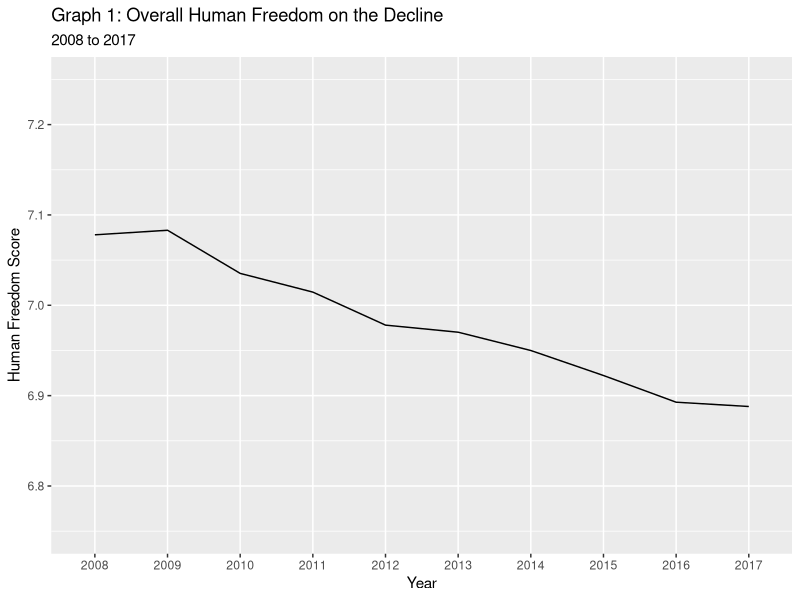
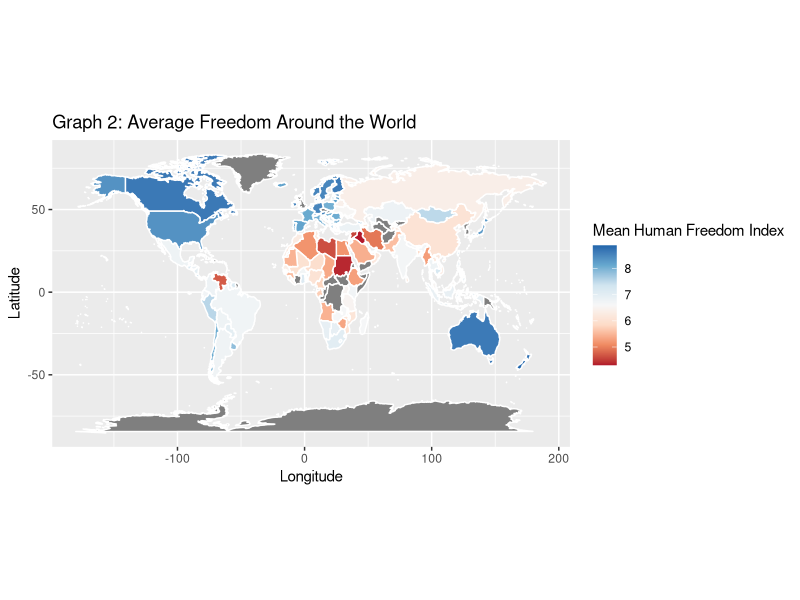
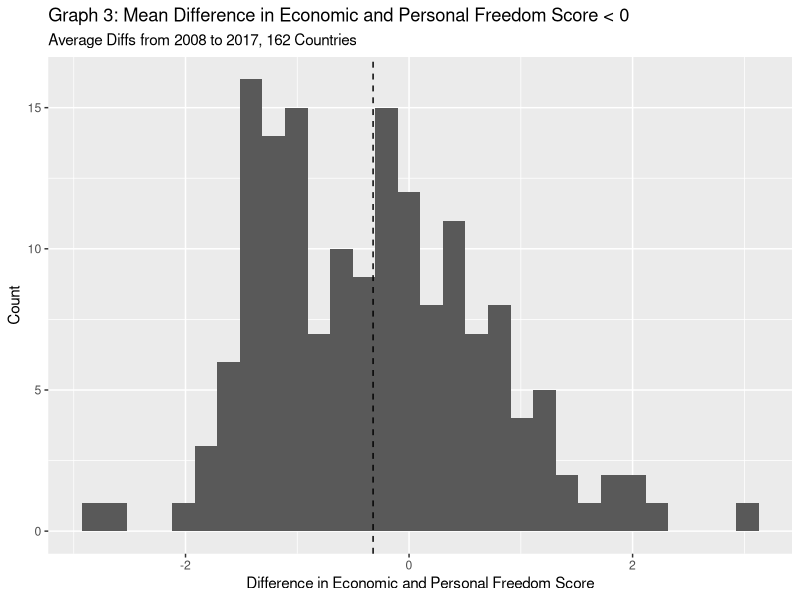
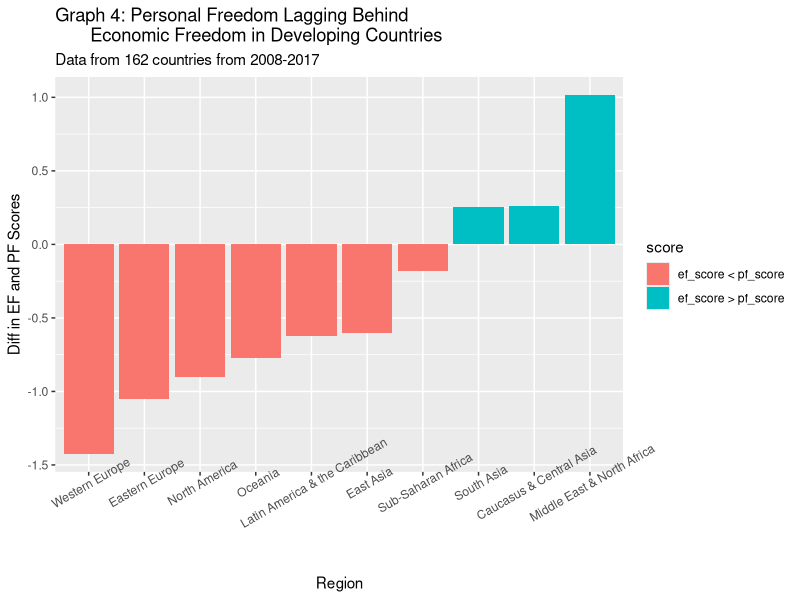
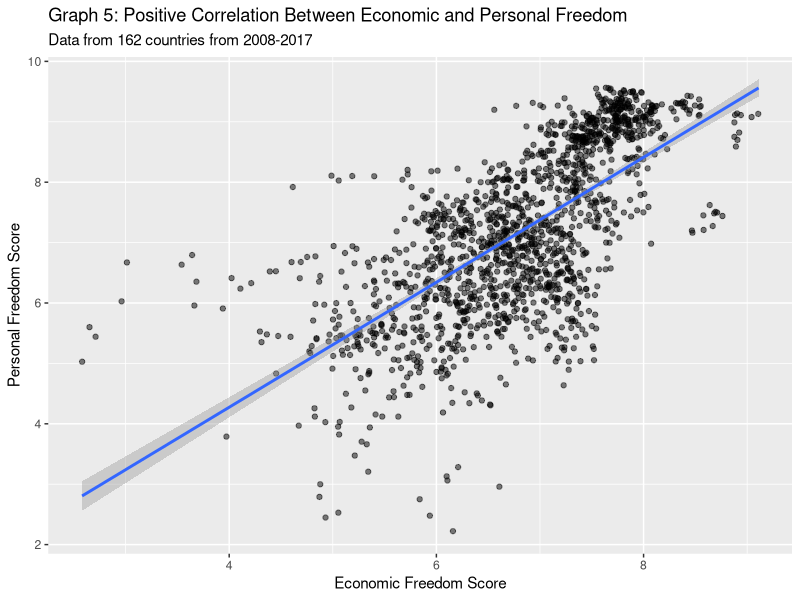
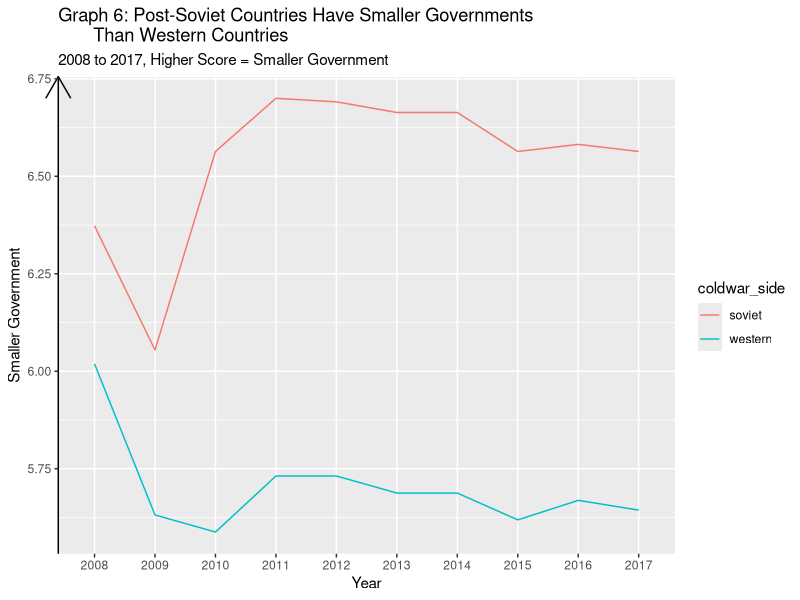
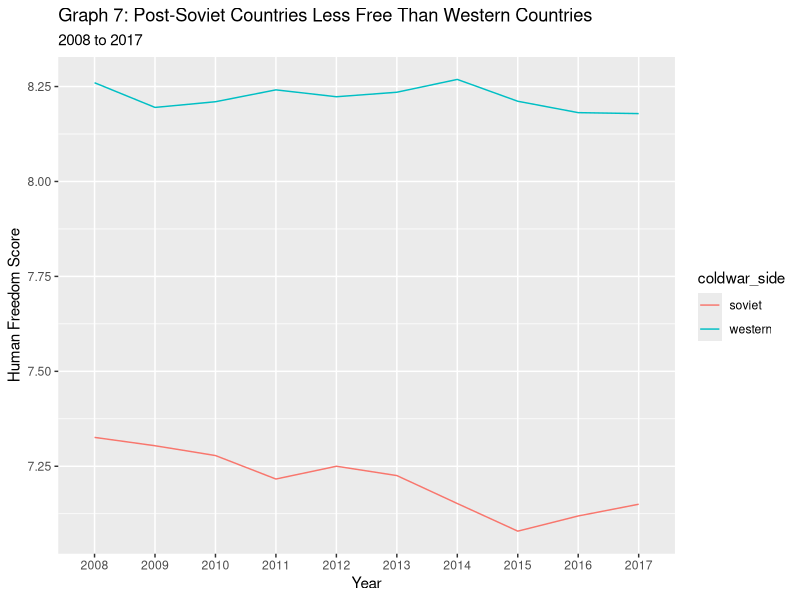

R code for these plots, in order: (Note: this script raises an error after producing the figures.)
## ---- chunk 1
knitr::opts_chunk$set(warning = FALSE, message = FALSE, echo = FALSE)
## ---- chunk 2
library(tidyverse)
library(ggplot2)
library(dplyr)
require(maps)
require(viridis)
theme_set(
  theme_gray()
  )
hfi <- read_csv("data/hfi_cc_2019.csv") 
## ---- chunk 3
glimpse(hfi)
## ---- chunk 4
hfscore_by_year <- hfi %>% 
  filter(hf_score != "-") %>% 
  group_by(year) %>% 
  summarize(mean_hf = mean(as.numeric(hf_score)))

ggplot(data = hfscore_by_year, 
       aes(x = as.factor(year), y = mean_hf, group = 1)) +
  geom_line(stat = "identity") +
  ylim(6.75, 7.25) + 
  labs(x = "Year", y = "Human Freedom Score", 
       title = "Graph 1: Overall Human Freedom on the Decline",
       subtitle = "2008 to 2017")
## ---- chunk 5
summarized_hfi <- hfi %>% 
  filter(hf_score != "-") %>% 
  group_by(countries) %>% 
  mutate(mean_hf = mean(as.numeric(hf_score))) %>% 
  slice(1) %>% 
  mutate(countries = ifelse(countries == "United States", "USA", countries)) %>% 
  summarize(countries, mean_hf)

world_map <- map_data("world")
freedom_map <- left_join(world_map, summarized_hfi, by = c("region" = "countries"))

# Create the map
ggplot(freedom_map, mapping = aes(long, lat, group = group)) +
  coord_fixed(1.3) +
  geom_polygon(aes(fill = as.numeric(mean_hf)), color = "white") +
  scale_fill_distiller(palette ="RdBu", direction = 1) +
  labs(title = "Graph 2: Average Freedom Around the World", x = "Longitude", 
       y = "Latitude", fill = "Mean Human Freedom Index")
## ---- chunk 6
no_na_hfi <- hfi %>% 
  filter(pf_score != "-" & ef_score != "-")

clean_hfi <- no_na_hfi %>% 
  group_by(countries) %>% 
  mutate(mean_pf = mean(as.numeric(pf_score)),
         mean_ef = mean(as.numeric(ef_score))) %>% 
  mutate(diff_ef_pf = mean_ef - mean_pf) %>% 
  slice(1) %>% 
  summarize(countries, mean_ef, mean_pf, diff_ef_pf)

mean_diff <- clean_hfi %>% 
  summarize(mean_diff = mean(diff_ef_pf))

ggplot(data = clean_hfi, aes(x = diff_ef_pf)) +
  geom_histogram(bins = 30) +
  geom_vline(linetype = "dashed", xintercept = c(mean_diff$mean_diff)) +
  labs(x = "Difference in Economic and Personal Freedom Score", 
       y = "Count", 
       title = "Graph 3: Mean Difference in Economic and Personal Freedom Score < 0",
       subtitle = "Average Diffs from 2008 to 2017, 162 Countries")
## ---- chunk 7
set.seed(10)
n_sims <- 500
boot_dist = numeric(n_sims) 
for(i in 1:n_sims){ 
  indices <- sample(1:nrow(clean_hfi), replace = T)
  boot_mean <- clean_hfi %>% 
    slice(indices) %>%                    
    summarize(boot_mean = mean(diff_ef_pf)) %>% 
    pull()                                
  boot_dist[i] <- boot_mean 
}

boot_means = tibble(boot_dist)
mu_0 <- 0
offset <- boot_means %>% 
  summarize(mu_0 - mean(boot_dist)) %>%
  pull()
boot_means <- boot_means %>%
  mutate(shifted_means = boot_dist + offset)
## ---- chunk 8
obs_mean <- clean_hfi %>% 
  summarize(mean(diff_ef_pf)) %>% 
  pull()
obs_mean
## ---- chunk 9
obs_diff <- mu_0 - obs_mean
boot_means %>% 
  mutate(extreme = ifelse(shifted_means <= mu_0 - obs_diff |
                          shifted_means >= mu_0 + obs_diff, 1, 0)) %>% 
  summarize(p_val = mean(extreme))
## ---- chunk 10
region_hfi <- no_na_hfi %>% 
  group_by(region) %>% 
  mutate(mean_pf = mean(as.numeric(pf_score)),
         mean_ef = mean(as.numeric(ef_score))) %>% 
  mutate(diff_ef_pf = mean_ef - mean_pf,
         score = ifelse(diff_ef_pf > 0, 
                        "ef_score > pf_score", "ef_score < pf_score")) %>% 
  slice(1) %>% 
  summarize(region, mean_ef, mean_pf, diff_ef_pf, score)

ggplot(data = region_hfi, aes(x = reorder(region, diff_ef_pf), 
                              y = diff_ef_pf, fill = score)) +
  geom_col() + 
  theme(axis.text.x = element_text(angle = 30)) +
  labs(x = "Region", y = "Diff in EF and PF Scores", 
       title = "Graph 4: Personal Freedom Lagging Behind 
       Economic Freedom in Developing Countries",
       subtitle = "Data from 162 countries from 2008-2017")
## ---- chunk 11
corr_efpf <- no_na_hfi %>% 
  summarize(cor_ef_pf = cor(as.numeric(ef_score), as.numeric(pf_score)))
corr_efpf
## ---- chunk 12
ggplot(data = no_na_hfi, aes(x = as.numeric(ef_score), 
                             y = as.numeric(pf_score))) +
  geom_point(alpha = 0.5, position = "jitter") + 
  geom_smooth(method="lm") +
  labs(x = "Economic Freedom Score", y = "Personal Freedom Score", 
       title = "Graph 5: Positive Correlation Between Economic and Personal Freedom",
       subtitle = "Data from 162 countries from 2008-2017")
## ---- chunk 13
hfi_coldwar <- hfi %>% 
  mutate(post_soviet = ifelse(countries == "Russia" | 
                                countries == "Ukraine" | 
                                countries == "Moldova" | 
                                countries == "Uzbekistan" | 
                                countries == "Kazakhstan" | 
                                countries == "Kyrgyzstan" | 
                                countries == "Tajikistan" | 
                                countries == "Turkmenistan" | 
                                countries == "Georgia" | 
                                countries == "Azerbaijan" | 
                                countries == "Armenia" | 
                                countries == "Lithuania" | 
                                countries == "Latvia" | 
                                countries == "Estonia", "yes", "no")) %>% 
  mutate(nato = ifelse(countries == "Belgium" | 
                         countries == "Canada" | 
                         countries == "Denmark" | 
                         countries == "France" | 
                         countries == "Germany" | 
                         countries == "Greece" | 
                         countries == "Iceland" | 
                         countries == "Italy" | 
                         countries == "Luxembourg" | 
                         countries == "Netherlands" | 
                         countries == "Norway" | 
                         countries == "Portugal" | 
                         countries == "Spain" | 
                         countries == "Turkey" | 
                         countries == "United Kingdom" | 
                         countries == "United States", "yes", "no")) %>% 
  filter(post_soviet == "yes" | nato == "yes") %>% 
  mutate(coldwar_side = ifelse(post_soviet == "yes", "soviet", "western"))
  

ef_govt_coldwar <- hfi_coldwar %>% 
  filter(ef_government != "-") %>% 
  select(countries, coldwar_side, year, ef_government) %>% 
  group_by(year, coldwar_side) %>% 
  mutate(mean_ef_government = mean(as.numeric(ef_government)))

ggplot(data = ef_govt_coldwar, 
       aes(x = as.factor(year), y = mean_ef_government, group = coldwar_side, 
           color = coldwar_side)) +
  geom_line(stat = "identity") +
  labs(x = "Year", y = "Smaller Government", 
       title = "Graph 6: Post-Soviet Countries Have Smaller Governments 
       Than Western Countries",
       subtitle = "2008 to 2017, Higher Score = Smaller Government") +
  theme(axis.line.y = element_line(arrow = arrow()))

hf_coldwar <- hfi_coldwar %>% 
  filter(hf_score != "-") %>% 
  select(countries, coldwar_side, year, hf_score) %>% 
  group_by(year, coldwar_side) %>% 
  mutate(mean_hf = mean(as.numeric(hf_score)))

ggplot(data = hf_coldwar, 
       aes(x = as.factor(year), y = mean_hf, group = coldwar_side, 
           color = coldwar_side)) +
  geom_line(stat = "identity") +
  labs(x = "Year", y = "Human Freedom Score", 
       title = 
         "Graph 7: Post-Soviet Countries Less Free Than Western Countries",
       subtitle = "2008 to 2017")
## ---- chunk 14
coldwar_govtsize_reg <- hfi_coldwar %>% 
  filter(hf_score != "-")

m_hf_reg <- lm(as.numeric(hf_score) ~ as.numeric(ef_government) + coldwar_side + coldwar_side * as.numeric(ef_government), 
               data = coldwar_govtsize_reg)

tidy(m_hf_reg) %>% 
  arrange(estimate) 

glance(m_hf_reg)$r.squared
## ---- chunk 15
p_coldwar_govtsize_reg <- hfi_coldwar %>% 
  filter(pf_score != "-")

m_pf_reg <- lm(as.numeric(pf_score) ~ as.numeric(ef_government) + coldwar_side + coldwar_side * as.numeric(ef_government), 
               data = p_coldwar_govtsize_reg)

tidy(m_pf_reg) %>% 
  arrange(estimate) 

glance(m_pf_reg)$r.squared
## ---- chunk 16
hfi <- hfi%>%
  mutate(pf_movement_nowomen = (as.numeric(pf_movement_domestic) 
                                + as.numeric(pf_movement_foreign))/2)
hfi <- hfi%>%
  mutate(pf_ss_nowomen = (as.numeric(pf_ss_homicide) 
                          + as.numeric(pf_ss_disappearances))/2)
hfi <- hfi%>%
  mutate(pf_identity_nowomen = (as.numeric(pf_identity_legal) 
                          + as.numeric(pf_identity_sex_male))/2)

hfi <- hfi%>%
  mutate(pf_rol = as.numeric(pf_rol))%>%
  mutate(pf_religion = as.numeric(pf_religion))%>%
  mutate(pf_association = as.numeric (pf_association))%>%
  mutate(pf_expression = as.numeric(pf_expression))%>%
  mutate(ef_score = as.numeric(ef_score))%>%
  mutate(hfi_women_unweighted = (ef_score * 0.5) 
         + (pf_rol * 0.125)
         + (pf_ss_nowomen * 0.125)
         + (pf_movement_nowomen * 0.05)
         + (pf_identity_nowomen * 0.05)
         + (pf_expression * 0.05)
         + (pf_association * 0.05)
         + (pf_religion * 0.05))
hfi <- hfi%>%
  mutate(pf_score_nowomen = (pf_rol * 0.25)
         + (pf_ss_nowomen * 0.25)
         + (pf_movement_nowomen * 0.1)
         + (pf_identity_nowomen * 0.1)
         + (pf_expression * 0.1)
         + (pf_association * 0.1)
         + (pf_religion * 0.1))

ws_only <- hfi%>%
  select(pf_ss_women, pf_ss_women_fgm, pf_ss_women_inheritance, 
         pf_ss_women_inheritance_daughters, pf_ss_women_inheritance_widows,
         pf_movement_women, pf_identity_sex_female, pf_identity_divorce, 
         hfi_women_unweighted, ef_score, pf_score_nowomen, pf_religion, region)
ws_only <- ws_only%>%
  mutate(pf_ss_women = as.numeric(pf_ss_women))%>%
  mutate(pf_movement_women = as.numeric(pf_movement_women))%>%
  mutate(pf_identity_divorce = as.numeric(pf_identity_divorce))%>%
  mutate(pf_identity_sex_female = as.numeric(pf_identity_sex_female))%>%

  mutate(ws_score = (((pf_identity_divorce + pf_identity_sex_female)/2) + 
                       pf_ss_women + pf_movement_women)/3)
## ---- chunk 17
ws_no_na <- ws_only%>%
    filter(!is.na(hfi_women_unweighted) & !is.na(ws_score)) 

ggplot(data = ws_no_na, aes(x = ws_score, 
                             y = hfi_women_unweighted)) +
  geom_point(alpha = 0.5, position = "jitter") + 
  geom_smooth(method="lm") +
  labs(x = "Women-Specific Freedoms Score", y = "Overall Freedom Score", 
       title = "Graph 8: Positive Correlation Between Women-Specific and 
       Overall Freedom",
       subtitle = "Data from 162 countries from 2008-2017")
## ---- chunk 18
corr_ws_hf <- ws_no_na%>%
  summarize(cor_ws_hfi = cor(ws_score, hfi_women_unweighted))
corr_ws_hf
## ---- chunk 19
ws_no_na <- ws_no_na%>%
  filter(!is.na(ef_score) & !is.na(pf_score_nowomen))
ggplot(data = ws_no_na, aes(x = ws_score, 
                             y = ef_score)) +
  geom_point(alpha = 0.5, position = "jitter") + 
  geom_smooth(method="lm") +
  labs(x = "Women-Specific Freedoms Score", y = "Economic Freedom Score", 
       title = "Graph 9a: Positive Correlation Between Women-Specific and 
       Economic Freedom",
       subtitle = "Correlation less strong than overall HFI")

corr_ws_ef <- ws_no_na%>%
  summarize(cor_ws_hfi = cor(ws_score, ef_score))
corr_ws_ef
## ---- chunk 20
ggplot(data = ws_no_na, aes(x = ws_score, 
                             y = pf_score_nowomen)) +
  geom_point(alpha = 0.5, position = "jitter") + 
  geom_smooth(method="lm") +
  labs(x = "Women-Specific Freedoms Score", y = "Personal Freedom Score", 
       title = "Graph 9b: Positive Correlation Between Women-Specific and 
       Personal Freedom")

corr_ws_pf <- ws_no_na%>%
  summarize(cor_ws_hfi = cor(ws_score, pf_score_nowomen))
corr_ws_pf
## ---- chunk 21
obs_diff_corr <- ws_no_na%>%
  summarize(obs_diff_corr = (cor(ws_score, pf_score_nowomen) - cor(ws_score, 
                                                                   ef_score)))
obs_diff_corr
## ---- chunk 22
set.seed(10)
n_sims <- 2000
boot_distribution = numeric(n_sims) 
for(i in 1:n_sims){ 
  indices <- sample(1:nrow(ws_no_na), replace = T)
  boot_cor <- ws_no_na %>% 
    slice(indices) %>%                    
    summarize(boot_cor = (cor(ws_score, pf_score_nowomen) - cor(ws_score, 
                                                                ef_score))) %>% 
    pull()                                
  boot_distribution[i] <- boot_cor 
}

boot_cors = tibble(boot_distribution)

mu_0 <- 0
offset <- boot_cors %>% 
  summarize(mu_0 - mean(boot_distribution)) %>%
  pull()

boot_cors <- boot_cors %>%
  mutate(shifted_cors = boot_distribution + offset)

boot_2 <- boot_cors%>%
  summarize(lower = quantile(shifted_cors, 0.005), 
            upper = quantile(shifted_cors, 0.995))
boot_2
## ---- chunk 23
set.seed(10)
ggplot(data = boot_cors, aes(x = shifted_cors)) +
  geom_histogram(color = "darkblue", fill = "skyblue") + 
  labs(x = "Voice Jitter", 
       title = 
       "Bootstrap Distribution of Difference in Correlations Centered at 0 
       appears Normal", 
       subtitle = "Observed value outside of 99% confidence interval") +
  geom_vline(xintercept = c(boot_2$lower, boot_2$upper),
             color = "red") +
  geom_vline(linetype = "dashed", xintercept = c(obs_diff_corr$obs_diff_corr))


boot_cors %>% 
  mutate(extreme2 = ifelse(shifted_cors <= mu_0 - obs_diff_corr |
                          shifted_cors >= mu_0 + obs_diff_corr, 1, 0)) %>% 
  summarize(p_val2 = mean(extreme2))

## ---- chunk 24
region_ws <- ws_no_na %>% 
  group_by(region) %>% 
  mutate(mean_pf_religion = mean(as.numeric(pf_religion)))%>% 
  mutate(mean_ws = mean(as.numeric(ws_score)))%>% 
  slice(1) %>% 
  summarize(region, mean_pf_religion, mean_ws)

mid <- ws_no_na%>%
  summarize(mid = mean(ws_score))

ggplot(data = region_ws, aes(x = reorder(region, mean_pf_religion), 
                              y = mean_pf_religion, fill = mean_ws)) +
  scale_fill_gradient(low = "red", high = "blue", na.value = NA) +
  geom_col() + 
  theme(axis.text.x = element_text(angle = 20)) +
  labs(x = "Region", y = "Average Religion Freedom Score", 
       title = "Graph 10: General increase in mean W-S score with higher
       religious freedom score",
       subtitle = "Sub-Saharan Africa does not fit trend",
       fill = "Mean W-S freedom score")
## ---- chunk 25
mean_ws <- ws_no_na%>%
  summarize(mean_ws = mean(ws_score))

mean_rel <- hfi%>%
  filter(pf_religion != "-")%>%
  summarize(mean_rel = mean(pf_religion))

ws_no_na<-ws_no_na%>%
  mutate(religion_avg = ifelse(pf_religion >= 7.834794, 
                        "Above Average", "Below Average"))
ws_no_na<-ws_no_na%>%
  mutate(ws_average = ifelse(ws_score >= 8.942593, 
                        "Above Average", "Below Average"))

chisq.test(table(ws_no_na$religion_avg, ws_no_na$ws_average))
